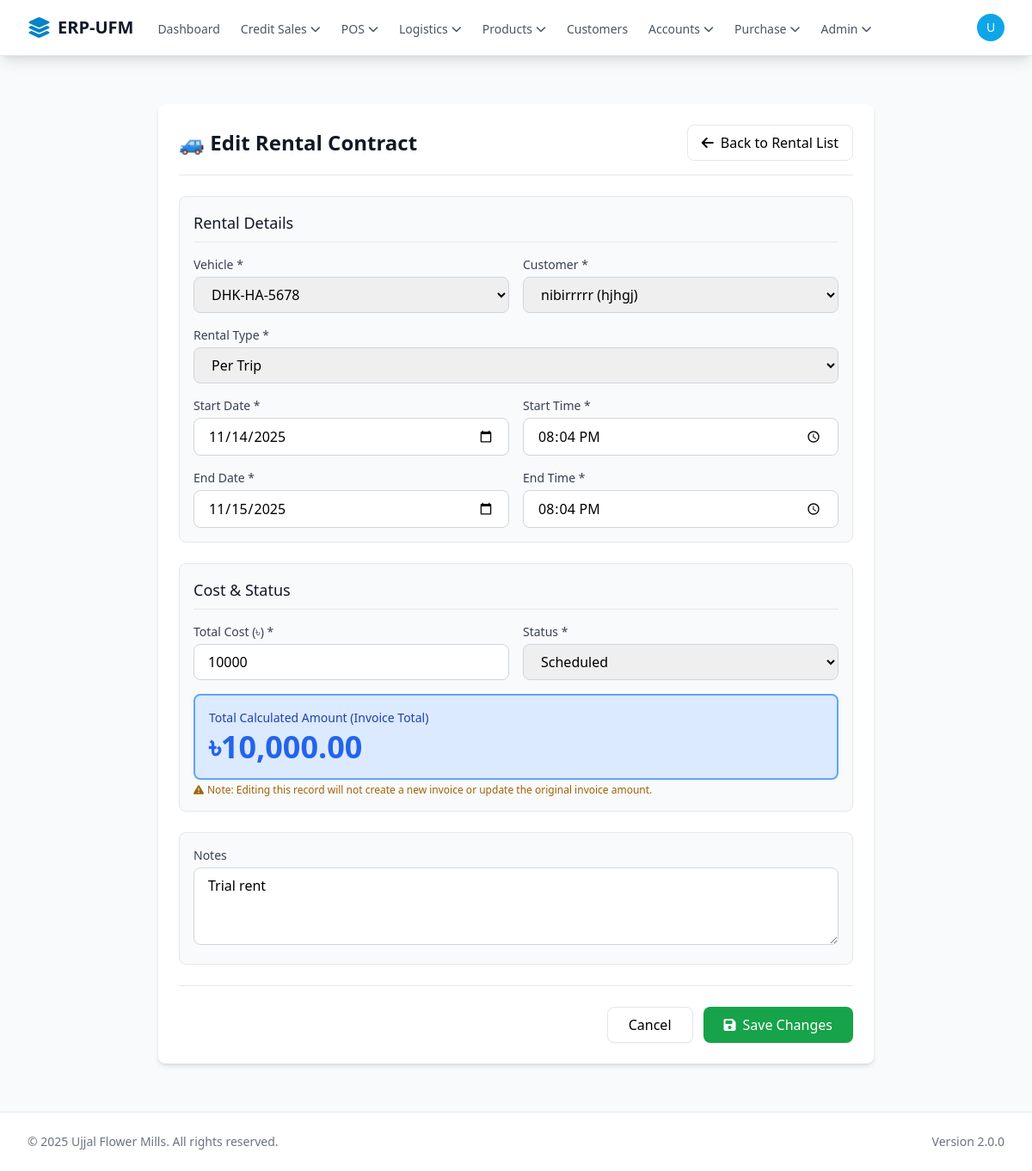
The page /logistics/rentals/manage.php?id=1 (signed in) on the database its author committed.
### tables this page shows
CREATE TABLE `vehicle_rentals` (
  `id` int(11) NOT NULL,
  `vehicle_id` int(11) NOT NULL,
  `customer_id` bigint(20) UNSIGNED NOT NULL,
  `rental_type` enum('Trip','Daily','Monthly','Fixed') NOT NULL,
  `start_datetime` datetime NOT NULL,
  `end_datetime` datetime NOT NULL,
  `rate` decimal(12,2) NOT NULL DEFAULT 0.00,
  `total_amount` decimal(12,2) NOT NULL DEFAULT 0.00,
  `status` enum('Scheduled','In Progress','Completed','Cancelled') NOT NULL DEFAULT 'Scheduled',
  `payment_status` enum('Pending','Partially Paid','Paid') NOT NULL DEFAULT 'Pending',
  `notes` text DEFAULT NULL,
  `journal_entry_id` bigint(20) UNSIGNED DEFAULT NULL,
  `created_by_user_id` bigint(20) UNSIGNED DEFAULT NULL,
  `created_at` timestamp NULL DEFAULT current_timestamp(),
  `updated_at` timestamp NULL DEFAULT current_timestamp() ON UPDATE current_timestamp()
);

CREATE TABLE `vehicles` (
  `id` int(11) NOT NULL,
  `vehicle_number` varchar(50) NOT NULL,
  `vehicle_type` enum('Own','Rented') NOT NULL DEFAULT 'Own',
  `category` enum('Truck','Van','Pickup','Motorcycle','Other') DEFAULT 'Truck',
  `capacity_kg` decimal(10,2) DEFAULT 0.00,
  `fuel_type` enum('Diesel','Petrol','CNG','Electric') DEFAULT 'Diesel',
  `make` varchar(100) DEFAULT NULL,
  `model` varchar(100) DEFAULT NULL,
  `year` int(11) DEFAULT NULL,
  `status` enum('Active','Maintenance','Inactive') DEFAULT 'Active',
  `ownership_status` enum('Owned','Leased','Rented') DEFAULT 'Owned',
  `assigned_branch_id` bigint(20) UNSIGNED DEFAULT NULL,
  `rental_rate_per_day` decimal(10,2) DEFAULT NULL,
  `rental_start_date` date DEFAULT NULL,
  `rental_end_date` date DEFAULT NULL,
  `rental_vendor_name` varchar(255) DEFAULT NULL,
  `rental_vendor_phone` varchar(20) DEFAULT NULL,
  `purchase_date` date DEFAULT NULL,
  `purchase_price` decimal(12,2) DEFAULT NULL,
  `current_mileage` decimal(10,2) DEFAULT 0.00,
  `next_service_due_date` date DEFAULT NULL,
  `next_service_due_mileage` decimal(10,2) DEFAULT NULL,
  `notes` text DEFAULT NULL,
  `created_at` timestamp NULL DEFAULT current_timestamp(),
  `updated_at` timestamp NULL DEFAULT current_timestamp() ON UPDATE current_timestamp()
);

CREATE TABLE `customers` (
  `id` bigint(20) UNSIGNED NOT NULL,
  `uuid` varchar(36) NOT NULL DEFAULT uuid() COMMENT 'Public-safe unique ID',
  `customer_type` enum('Credit','POS') NOT NULL DEFAULT 'POS' COMMENT 'Credit customers are eligible for a limit, POS are not.',
  `name` varchar(255) NOT NULL COMMENT 'Contact person''s name or a walk-in customer''s name',
  `business_name` varchar(255) DEFAULT NULL COMMENT 'The registered business name, if any',
  `phone_number` varchar(50) NOT NULL COMMENT 'Primary contact phone',
  `email` varchar(100) DEFAULT NULL COMMENT 'Optional but highly recommended for invoices',
  `business_address` text DEFAULT NULL,
  `photo_url` varchar(255) DEFAULT NULL COMMENT 'File path to an optional customer photo',
  `credit_limit` decimal(12,2) NOT NULL DEFAULT 0.00 COMMENT 'The max credit allowed. Application logic will enforce 0.00 for POS customers.',
  `initial_due` decimal(12,2) NOT NULL DEFAULT 0.00 COMMENT 'One-time starting balance (if migrating)',
  `current_balance` decimal(12,2) NOT NULL DEFAULT 0.00 COMMENT 'Live A/R balance. Will be updated by invoices and payments.',
  `status` enum('active','inactive','blacklisted') NOT NULL DEFAULT 'active',
  `created_at` timestamp NOT NULL DEFAULT current_timestamp(),
  `updated_at` timestamp NOT NULL DEFAULT current_timestamp() ON UPDATE current_timestamp()
);

### core/init.php (called while the page is built, shortened)
<?php
spl_autoload_register(function ($class) {
    $class_file = __DIR__ . '/classes/' . $class . '.php';
});
$db = Database::getInstance();

### core/classes/Database.php (called while the page is built, shortened)
<?php
class Database
{
    private static $_instance = null;
    private $_pdo,
            $_query,
            $_error = false,
            $_results,
            $_count = 0;
    private function __construct()
    {
        try {
            $options = [
                PDO::ATTR_PERSISTENT => true,
                PDO::ATTR_ERRMODE => PDO::ERRMODE_EXCEPTION,
                PDO::ATTR_DEFAULT_FETCH_MODE => PDO::FETCH_OBJ,
                PDO::MYSQL_ATTR_INIT_COMMAND => "SET NAMES utf8mb4 COLLATE utf8mb4_unicode_ci"
            ];
            $this->_pdo = new PDO('mysql:host=' . DB_HOST . ';dbname=' . DB_NAME . ';charset=utf8mb4', DB_USER, DB_PASS, $options);
        } catch (PDOException $e) {
            error_log("Database Connection Error: " . $e->getMessage());
            die("Database connection failed. Please check logs or contact support.");
        }
    }
    public static function getInstance()
    {
        if (!isset(self::$_instance)) {
            self::$_instance = new Database();
        }
        return self::$_instance;
    }
    public function query($sql, $params = [])
    {
        $this->_results = [];
        try {
            $this->_query = $this->_pdo->prepare($sql);
            $success = $this->_query->execute($params);
            if ($success) {
                if (stripos(trim($sql), 'SELECT') === 0) {
                    $this->_results = $this->_query->fetchAll(PDO::FETCH_OBJ);
                } else {
                    $this->_count = $this->_query->rowCount();
                }
            }
        } catch (PDOException $e) {
            $this->_error = true;
            error_log("SQL Error [{$e->getCode()}]: {$e->getMessage()} in query: $sql | Params: " . print_r($params, true));
        }
        return $this;
    }
    public function results()
    {
        return $this->_results;
    }
    public function first()
    {
        return $this->_results[0] ?? null;
    }
}
?>

### logistics/rentals/manage.php (the view, shortened to what this page needs)
<?php
require_once '../../core/init.php';
global $db;
$pageTitle = 'Add Vehicle Rental';
$edit_mode = false;
$rental = null;
if (isset($_GET['id'])) {
    $edit_mode = true;
    $rental_id = (int)$_GET['id'];
    $rental = $db->query("SELECT * FROM vehicle_rentals WHERE id = ?", [$rental_id])->first();
    if ($rental) {
        $pageTitle = 'Edit Rental Contract';
    } else {
        $_SESSION['error_flash'] = 'Rental record not found.';
        header('Location: index.php');
        exit();
    }
}
$vehicles = $db->query("SELECT id, vehicle_number FROM vehicles WHERE status = 'Active' ORDER BY vehicle_number")->results();
$customers = $db->query("SELECT id, name, business_name FROM customers WHERE status = 'active' ORDER BY name")->results();
require_once '../../templates/header.php';
?>
<div class="max-w-4xl mx-auto px-4 sm:px-6 lg:px-8 py-6">
<div class="bg-white rounded-lg shadow-md p-6">
    <div class="flex justify-between items-center mb-6 border-b pb-4">
        <h1 class="text-2xl font-bold text-gray-900">🚙 <?php echo $pageTitle; ?></h1>
        <a href="index.php" class="px-4 py-2 border rounded-lg hover:bg-gray-50">
            <i class="fas fa-arrow-left mr-2"></i>Back to Rental List
        </a>
    </div>
    <form method="POST" class="space-y-6" x-data="{
        rentalType: '<?php echo $rental->rental_type ?? 'Daily'; ?>',
        rate: <?php echo $rental->rate ?? 0; ?>,
        startDate: '<?php echo $rental ? date('Y-m-d', strtotime($rental->start_datetime)) : date('Y-m-d'); ?>',
        startTime: '<?php echo $rental ? date('H:i', strtotime($rental->start_datetime)) : date('H:i'); ?>',
        endDate: '<?php echo $rental ? date('Y-m-d', strtotime($rental->end_datetime)) : date('Y-m-d', strtotime('+1 day')); ?>',
        endTime: '<?php echo $rental ? date('H:i', strtotime($rental->end_datetime)) : date('H:i'); ?>',
        totalAmount: <?php echo $rental->total_amount ?? 0; ?>,
        calculateTotal() {
            if (this.rentalType === 'Trip' || this.rentalType === 'Fixed') {
                this.totalAmount = this.rate; // For Trip or Fixed, rate IS the total
            } else {
                try {
                    const start = new Date(this.startDate + 'T' + this.startTime);
                    const end = new Date(this.endDate + 'T' + this.endTime);
                    let diff = end.getTime() - start.getTime();
                    if (diff < 0) diff = 0;
                    let units = 0;
                    if (this.rentalType === 'Daily') {
                        units = diff / (1000 * 60 * 60 * 24); // Days
                    } else if (this.rentalType === 'Monthly') {
                        units = diff / (1000 * 60 * 60 * 24 * 30.44); // Avg days in month
                    }
                    this.totalAmount = (this.rate * units).toFixed(2);
                } catch(e) {
                    this.totalAmount = 0;
                }
            }
        }
    }" x-init="calculateTotal()">
        <div class="bg-gray-50 p-4 rounded-lg border">
            <h3 class="text-lg font-medium text-gray-900 mb-4 border-b pb-2">Rental Details</h3>
            <div class="grid grid-cols-1 md:grid-cols-2 gap-4">
                <div>
                    <label class="block text-sm font-medium text-gray-700 mb-1">Vehicle *</label>
                    <select name="vehicle_id" required class="w-full px-4 py-2 border border-gray-300 rounded-lg focus:ring-2 focus:ring-blue-500">
                        <?php foreach ($vehicles as $vehicle): ?>
                        <option value="<?php echo $vehicle->id; ?>" <?php echo ($rental && $rental->vehicle_id == $vehicle->id) ? 'selected' : ''; ?>>
                            <?php echo htmlspecialchars($vehicle->vehicle_number); ?>
                        </option>
                        <?php endforeach; ?>
                    </select>
                </div>
                <div>
                    <label class="block text-sm font-medium text-gray-700 mb-1">Customer *</label>
                    <select name="customer_id" required class="w-full px-4 py-2 border border-gray-300 rounded-lg focus:ring-2 focus:ring-blue-500">
                        <?php foreach ($customers as $customer): ?>
                        <option value="<?php echo $customer->id; ?>" <?php echo ($rental && $rental->customer_id == $customer->id) ? 'selected' : ''; ?>>
                            <?php echo htmlspecialchars($customer->name); ?> (<?php echo htmlspecialchars($customer->business_name ?? 'N/A'); ?>)
                        </option>
                        <?php endforeach; ?>
                    </select>
                </div>
                <div class="md:col-span-2">
                    <label class="block text-sm font-medium text-gray-700 mb-1">Rental Type *</label>
                    <select name="rental_type" x-model="rentalType" @change="calculateTotal" required class="w-full px-4 py-2 border border-gray-300 rounded-lg focus:ring-2 focus:ring-blue-500">
                        <option value="Trip">Per Trip</option>
                    </select>
                </div>
                <div>
                    <label class="block text-sm font-medium text-gray-700 mb-1">Start Date *</label>
                    <input type="date" name="start_date" x-model="startDate" @change="calculateTotal" required class="w-full px-4 py-2 border border-gray-300 rounded-lg focus:ring-2 focus:ring-blue-500">
                </div>
                <div>
                    <label class="block text-sm font-medium text-gray-700 mb-1">Start Time *</label>
                    <input type="time" name="start_time" x-model="startTime" @change="calculateTotal" required class="w-full px-4 py-2 border border-gray-300 rounded-lg focus:ring-2 focus:ring-blue-500">
                </div>
                <div>
                    <label class="block text-sm font-medium text-gray-700 mb-1">End Date *</label>
                    <input type="date" name="end_date" x-model="endDate" @change="calculateTotal" required class="w-full px-4 py-2 border border-gray-300 rounded-lg focus:ring-2 focus:ring-blue-500">
                </div>
                <div>
                    <label class="block text-sm font-medium text-gray-700 mb-1">End Time *</label>
                    <input type="time" name="end_time" x-model="endTime" @change="calculateTotal" required class="w-full px-4 py-2 border border-gray-300 rounded-lg focus:ring-2 focus:ring-blue-500">
                </div>
            </div>
        </div>
        <div class="bg-gray-50 p-4 rounded-lg border">
            <h3 class="text-lg font-medium text-gray-900 mb-4 border-b pb-2">Cost & Status</h3>
            <div class="grid grid-cols-1 md:grid-cols-2 gap-4">
                <div>
                    <label class="block text-sm font-medium text-gray-700 mb-1">
                        <span x-show="rentalType === 'Trip' || rentalType === 'Fixed'">Total Cost (৳) *</span>
                    </label>
                    <input type="number" step="0.01" name="rate" x-model.number="rate" @input="calculateTotal" required
                           class="w-full px-4 py-2 border border-gray-300 rounded-lg focus:ring-2 focus:ring-blue-500"
                           placeholder="0.00">
                </div>
                <div>
                    <label class="block text-sm font-medium text-gray-700 mb-1">Status *</label>
                    <select name="status" required class="w-full px-4 py-2 border border-gray-300 rounded-lg focus:ring-2 focus:ring-blue-500">
                        <option value="Scheduled" <?php echo ($rental && $rental->status == 'Scheduled') ? 'selected' : ''; ?>>Scheduled</option>
                    </select>
                </div>
                <div class="md:col-span-2">
                    <div class="bg-blue-100 border-2 border-blue-400 rounded-lg p-4">
                        <label class="block text-sm font-medium text-blue-800 mb-1">Total Calculated Amount (Invoice Total)</label>
                        <p class="text-4xl font-bold text-blue-600" x-text="'৳' + parseFloat(totalAmount).toLocaleString('en-BD', {minimumFractionDigits: 2})">৳0.00</p>
                    </div>
                    <?php if ($edit_mode): ?>
                    <p class="text-xs text-yellow-700 mt-1"><i class="fas fa-exclamation-triangle mr-1"></i>Note: Editing this record will not create a new invoice or update the original invoice amount.</p>
                    <?php endif; ?>
                </div>
            </div>
        </div>
        <div class="bg-gray-50 p-4 rounded-lg border">
            <label class="block text-sm font-medium text-gray-700 mb-1">Notes</label>
            <textarea name="notes" rows="3" class="w-full px-4 py-2 border border-gray-300 rounded-lg focus:ring-2 focus:ring-blue-500"
                      placeholder="Rental terms, special instructions, destination (for trip), etc..."><?php echo htmlspecialchars($rental->notes ?? ''); ?></textarea>
        </div>
        <div class="flex justify-end gap-3 pt-6 border-t mt-6">
            <a href="index.php" class="px-6 py-2 border rounded-lg hover:bg-gray-50 bg-white shadow-sm">
                Cancel
            </a>
            <button type="submit" class="px-6 py-2 bg-green-600 text-white rounded-lg hover:bg-green-700 font-medium shadow-sm">
                <i class="fas fa-save mr-2"></i><?php echo $edit_mode ? 'Save Changes' : 'Create Rental & Invoice'; ?>
            </button>
        </div>
    </form>
</div>
</div>
<?php require_once '../../templates/footer.php'; ?>

### rows shown on the page
vehicle_rentals: vehicle_id "DHK-HA-5678", customer_id "nibirrrrr (hjhgj)", status "Scheduled", notes "Trial rent"

### other values the page prints
APP_NAME "ERP-UFM"
substr($currentUser['display_name'] ?? 'U', 0, 1) "U"
$pageTitle "Edit Rental Contract"
APP_VERSION "2.0.0"
